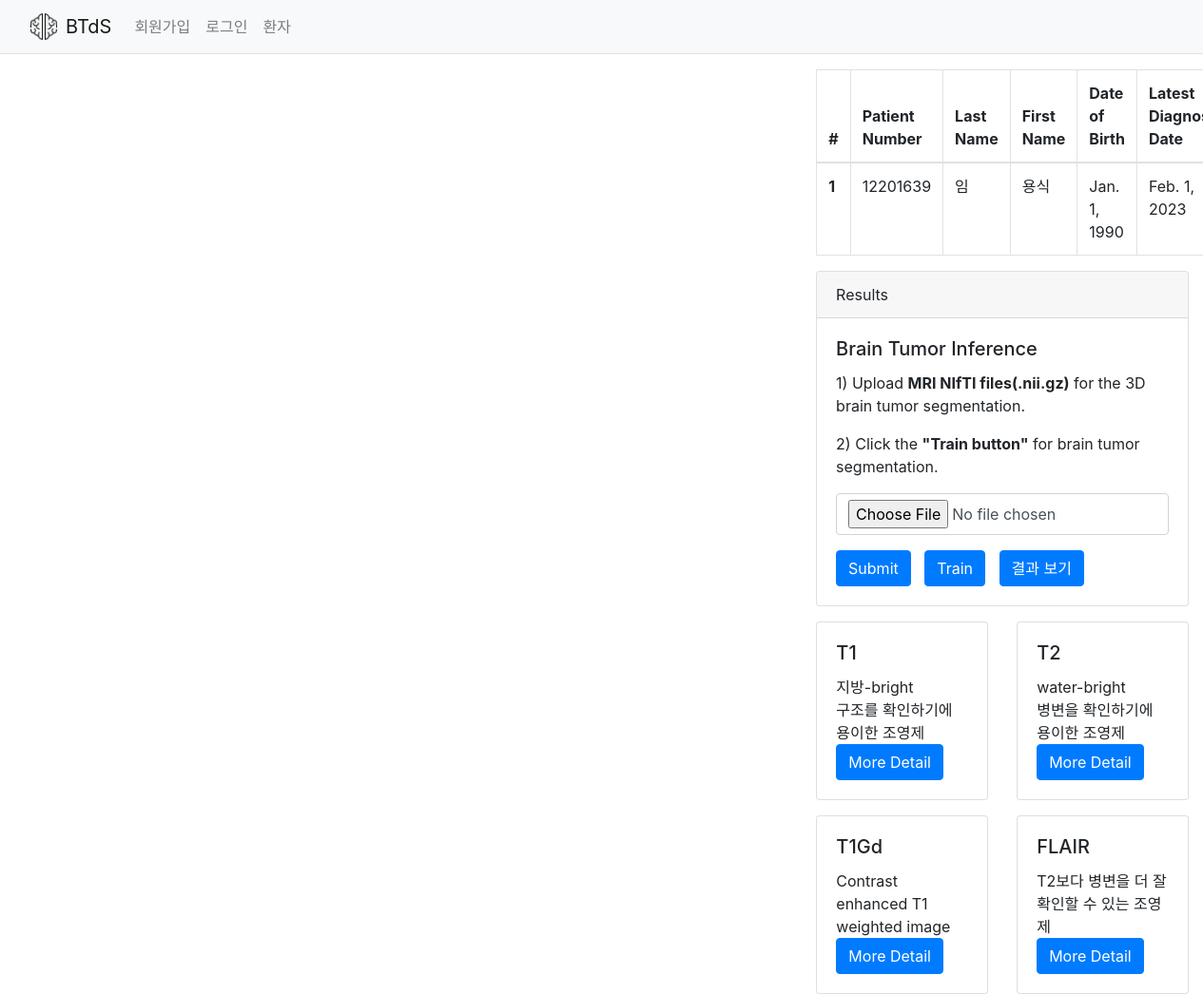
The app's page /patient/patient_detail/1 with its own data.
### patient/models.py (models this page shows, shortened)
class Patient(models.Model):
    first_name = models.CharField(max_length=30)
    last_name = models.CharField(max_length=30)
    latest_diagnosis = models.DateField()
    birthday = models.DateField()
    patient_num = models.IntegerField()

### patient/views.py (the view, shortened to what this page needs)
# urls.py: path('patient_detail/<int:pk>', views.patient_detail, name='patient_detail'),
def patient_detail(request, pk):
    patient = get_object_or_404(models.Patient, pk=pk)
    error_message = None
    return render(request, 'patient/patient_detail.html', {'patient': patient, 'error_message': error_message})

### common/templatetags/templatetag.py (called while the page is built)
@register.simple_tag
def is_user_logged_in():
    global_login_user = settings.GLOBAL_LOGIN_USER #로그인한 유저의 이름을 받아옴
    if global_login_user == "NONE": #맨 처음 호출될 경우
        is_login = False
        pass
    else:
        user = CustomUser.objects.get(username=global_login_user)
        is_login = user.is_login
    return is_login

### utils/context_processors.py (called while the page is built)
def my_global_variables(request):
    now_login = "none"
    return {"now_login": now_login}

### patient/templates/patient/patient_detail.html (shortened to what this page needs)
{% extends "home.html" %} {% load static %} {% block content %}
<div class="container-fluid no-gutters">
  <div class="row" style="padding: 0">
    <div class="col-md-8 grid-container" >
      <img id="image-display" src="{% static 'images/notice.png' %}" style="width: 90%; height: 90%" alt="Image"/>
    </div>
    <div class="col-md-4 grid-container" >
      {% include './patient_detail_info.html' %}
    </div>
  </div>
</div>
{% endblock %}

### patient/templates/patient/patient_detail_info.html (shortened to what this page needs)
{% load static %}
<div class="pt-3">
<table class="table table-bordered">
    <thead>
        <tr>
            <th scope="col">#</th>
            <th scope="col">Patient Number</th>
            <th scope="col">Last Name</th>
            <th scope="col">First Name</th>
            <th scope="col">Date of Birth</th>
            <th scope="col">Latest Diagnosis Date</th>
        </tr>
    </thead>
    <tbody>
        <tr>
            <th scope="row">{{ patient.id }}</th>
            <td>{{ patient.patient_num }}</td>
            <td>{{ patient.last_name }}</td>
            <td>{{ patient.first_name }}</td>
            <td>{{ patient.birthday }}</td>
            <td>{{ patient.latest_diagnosis }}</td>
        </tr>
    </tbody>
</table>
</div>
<div class="row px-3 justify-content-center">
    <div class="pt-0">
        <div class="card" style="width: 31vw">
            <div class="card-header">
                Results
            </div>
            <div class="card-body">
                <h5 class="card-title">Brain Tumor Inference</h5>
                <p class="card-text">1) Upload <b>MRI NIfTI files(.nii.gz)</b> for the 3D brain tumor segmentation.</p><p> 2) Click the <b>"Train button"</b> for brain tumor segmentation.</p>
                <form method="POST" enctype="multipart/form-data">
                    <div class="mb-3">
                        <input class="form-control" type="file" id="formFile" name="formFile">
                    </div>
                    <input type="submit" class="btn btn-primary" value="Submit" id="submit-button">
                    <a href ="#" class="btn btn-primary" id="trainButton" onclick="changeButtonText()">Train</a>
                    <a href ="#" class="btn btn-primary" id="result-button" >결과 보기</a>
                </form>
            </div>
        </div>
    </div>
</div>
<div class="row ">
    <div class="col-sm-6 pt-3">
        <div class="card" style="height: 100%;">
            <div class="card-body">
                <h5 class="card-title">T1</h5>
                <div class="card-text">지방-bright<br>
                    구조를 확인하기에 용이한 조영제</div>
                <a href="#" id="T1" class="btn btn-primary">More Detail</a>
            </div>
        </div>
    </div>
    <div class="col-sm-6 pt-3">
        <div class="card" style="height: 100%;">
            <div class="card-body">
                <h5 class="card-title">T2</h5>
                <div class ="card-text">water-bright <br>
                    병변을 확인하기에 용이한 조영제</div>
                <a href="#" id="T2" class="btn btn-primary">More Detail</a>
            </div>
        </div>
    </div>
</div>
<div class="row ">
    <div class="col-sm-6 pt-3">
        <div class="card" style="height: 100%;">
            <div class="card-body">
                <h5 class="card-title">T1Gd</h5>
                <div class="card-text">Contrast enhanced T1 weighted image</div>
                <a href="#" id="T1Gd" class="btn btn-primary">More Detail</a>
            </div>
        </div>
    </div>
    <div class="col-sm-6 pt-3">
        <div class="card" style="height: 100%;">
            <div class="card-body">
                <h5 class="card-title">FLAIR</h5>
                <div class="card-text">T2보다 병변을 더 잘 확인할 수 있는 조영제</div>
                <a href="#" id="Flair" class="btn btn-primary">More Detail</a>
            </div>
        </div>
    </div>
</div>

### patient/templates/patient/patient_detail.html (style rules this page uses)
.grid-container { height: calc(100vh - 60px); width: 100%; }

### patient/templates/patient/patient_detail_info.html (style rules this page uses)
.btn-primary { display: inline-block; margin-right: 10px; }

### records on screen
Patient: id "1", patient_num "12201639", last_name "임", first_name "용식", birthday "Jan. 1, 1990", latest_diagnosis "Feb. 1, 2023"
